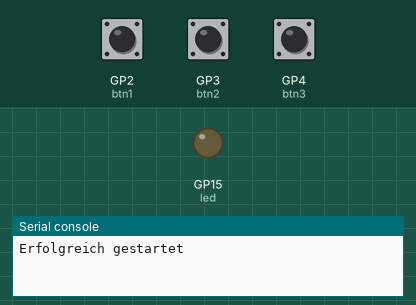
The program below on a simulated Raspberry Pi Pico running CircuitPython. Shown: output pins drawn as LEDs (lit = HIGH), the last lines printed to the serial console. Wiring (from the project's diagram.json): green button on GP2, green button on GP3, red button on GP4, yellow LED on GP15. The inputs (shaded band) are chosen by the test bench; at power-on: GP2 (btn1) HIGH, GP4 (btn3) HIGH, GP3 (btn2) HIGH. The clock reads 2024-03-15 10:24:30 at power-on unless the program sets it.

Above: at 1.2 s.
1.3 s: GP2 (btn1) pulled LOW for 0.15 s
At 2.8 s:
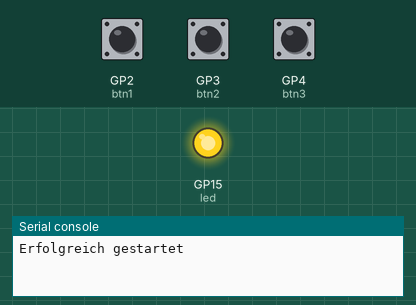
4.4 s: GP4 (btn3) pulled LOW for 0.15 s
6.0 s: GP4 (btn3) pulled LOW for 1 s
At 6.5 s:
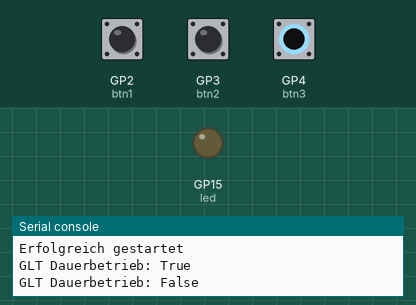
8.5 s: GP3 (btn2) pulled LOW for 0.15 s
At 9.8 s:
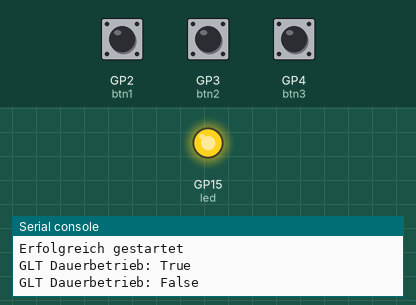
11.6 s: GP3 (btn2) pulled LOW for 1 s
14.1 s: GP3 (btn2) pulled LOW for 3.2 s
At 15.0 s:
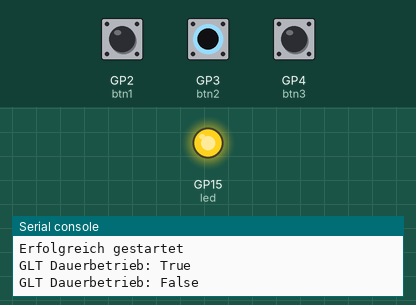
Timing chart, 0 to 17.1 s (numbered marks = the images above; inputs shaded):
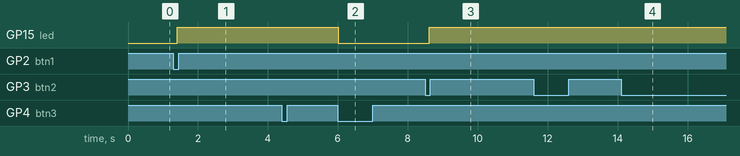

Measured:
- after the input at 1.3 s, GP15 (led): LOW → HIGH after 0.10 s
- after the input at 6.0 s, GP15 (led): HIGH → LOW at once
- after the input at 8.5 s, GP15 (led): LOW → HIGH after 0.11 s
- after the input at 11.6 s, every drawn part: stays the same
- after the input at 14.1 s, GP15 (led): stops changing and stays HIGH

The program:

code.py
```python
import time
import board
import digitalio

PAR_HOLD = 5
PAR_WARN = 2
state = "start"

if state == "start":
    btn1 = digitalio.DigitalInOut(board.GP2)   # Taster Unten
    btn1.direction = digitalio.Direction.INPUT
    btn1.pull = digitalio.Pull.UP

    btn2 = digitalio.DigitalInOut(board.GP3)   # Taster Oben
    btn2.direction = digitalio.Direction.INPUT
    btn2.pull = digitalio.Pull.UP

    btn3 = digitalio.DigitalInOut(board.GP4)   # GLT Dauerbetrieb
    btn3.direction = digitalio.Direction.INPUT
    btn3.pull = digitalio.Pull.UP

    led = digitalio.DigitalInOut(board.GP15)
    led.direction = digitalio.Direction.OUTPUT

    dauer_aktiv = False
    btn3_vorher = True

    state = "LED aus"
    print("Erfolgreich gestartet")

while True:
    time.sleep(0.1)
    taster = not btn1.value or not btn2.value

    # Toggle-Erkennung: nur bei fallender Flanke umschalten
    btn3_jetzt = btn3.value
    if not btn3_jetzt and btn3_vorher:
        dauer_aktiv = not dauer_aktiv
        print("GLT Dauerbetrieb:", dauer_aktiv)
    btn3_vorher = btn3_jetzt

    if state == "LED aus":
        if dauer_aktiv:
            state = "Dauerbetrieb"
            led.value = True
        elif taster:
            state = "LED an"

    elif state == "LED an":
        led.value = True
        time_start = time.time()
        state = "LED leuchtet"

    elif state == "LED leuchtet":
        if dauer_aktiv:
            state = "Dauerbetrieb"
        elif taster:
            state = "LED an"
        elif time.time() - time_start > PAR_HOLD:
            state = "LED flackert"

    elif state == "LED flackert":
        for i in range(5):
            led.value = False
            time.sleep(0.1)
            led.value = True
            time.sleep(0.1)
        time_warning = time.time()
        state = "LED leuchtet2"

    elif state == "LED leuchtet2":
        if dauer_aktiv:
            state = "Dauerbetrieb"
        elif taster:
            state = "LED an"
        elif time.time() - time_warning > PAR_WARN:
            state = "LED aus"
            led.value = False

    elif state == "Dauerbetrieb":
        if not dauer_aktiv:
            state = "LED aus"
            led.value = False
```
